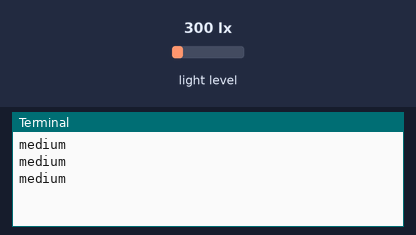
A program run on a simulated Raspberry Pi (BCM pin numbers). Shown: the last lines printed to the terminal. The inputs (shaded band) are chosen by the test bench; at power-on: light level 300 lx.

Above: at 1.2 s.
1.3 s: light level set to 40 lx
At 1.9 s:
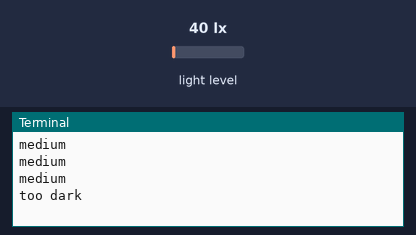
3.0 s: light level set to 1000 lx
At 3.4 s:
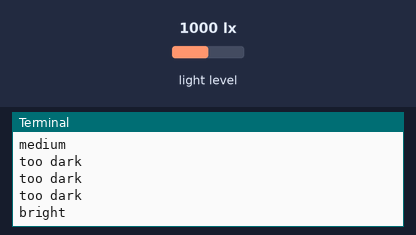
4.5 s: light level set to 1500 lx
At 4.9 s:
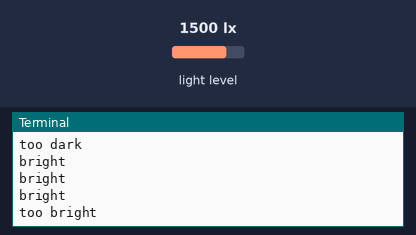
6.0 s: light level set to 80 lx
At 6.5 s:
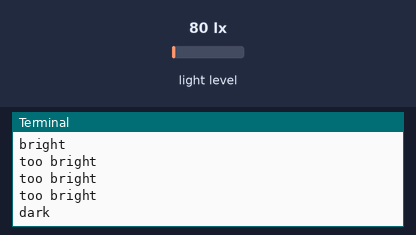

Measured:
- after the input at 1.3 s, the terminal: prints a new line after 0.21 s (image 1)
- after the input at 3.0 s, the terminal: prints a new line at once (image 2)
- after the input at 4.5 s, the terminal: prints a new line at once (image 3)
- after the input at 6.0 s, the terminal: prints a new line at once (image 4)

The program:

i2c_reader.py
```python
# NOTE: Heavily inspired from https://bitbucket.org/MattHawkinsUK/rpispy-misc/raw/master/python/bh1750.py

#!/usr/bin/python

import smbus # a library to read or write from the system management bus
import time

LightSensorAddress     = 0x23

# Start measurement at 1lx resolution. Time typically 120ms
# Device is automatically set to Power Down after measurement.
ONE_TIME_HIGH_RES_MODE_1 = 0x20

bus = smbus.SMBus(1)

def getIntensity():
  # Read data from I2C interface
  data = bus.read_i2c_block_data(LightSensorAddress,ONE_TIME_HIGH_RES_MODE_1) # read light value from the address
  return (data[1] + (256 * data[0])) / 1.2 # convert from byte to number and return that value


while True:
    lightLevel=getIntensity()
    if (lightLevel > 1000):
        print ("too bright")
    elif (lightLevel > 600):
        print ("bright")
    elif (lightLevel > 100):
        print ("medium")
    elif (lightLevel > 50):
        print ("dark")
    else:
        print ("too dark")
    time.sleep(0.5)
```
